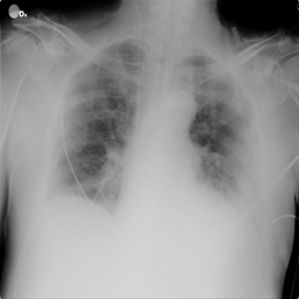
#> input picture LABORATORIOS/5. FRECUENCIA/COVID-1.png, 299 x 299 px
$ jupyter execute freq2_escala_grises.ipynb
#> lines starting #> are read from the running program, lines starting #| are printed output that depends on the picture
[cell 1]
import cv2
import numpy as np
from matplotlib import pyplot as plt

[cell 2]
img = cv2.imread('COVID-1.png', cv2.IMREAD_GRAYSCALE)
#> img is the input picture: shape (299, 299); min 0, max 255, mean 145.9

dft = cv2.dft(np.float32(img), flags=cv2.DFT_COMPLEX_OUTPUT)

dft_shift = np.fft.fftshift(dft)

magnitude_spectrum = 20*np.log(cv2.magnitude(dft_shift[:,:,0], dft_shift[:,:,1]) + 1)
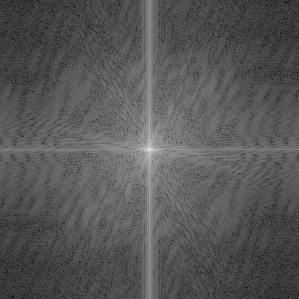
#> magnitude_spectrum: shape (299, 299) float32; min 14.95, max 327.7, mean 121.4; drawn with min black and max white

plt.figure(figsize=(12, 6))
plt.subplot(1, 2, 1)
plt.imshow(img, cmap='gray')
plt.title('Imagen original')
plt.axis('off')

plt.subplot(1, 2, 2)
plt.imshow(magnitude_spectrum, cmap='gray')
plt.title('Espectro de magnitud (Logaritmo)')
plt.axis()

plt.tight_layout()
plt.show()
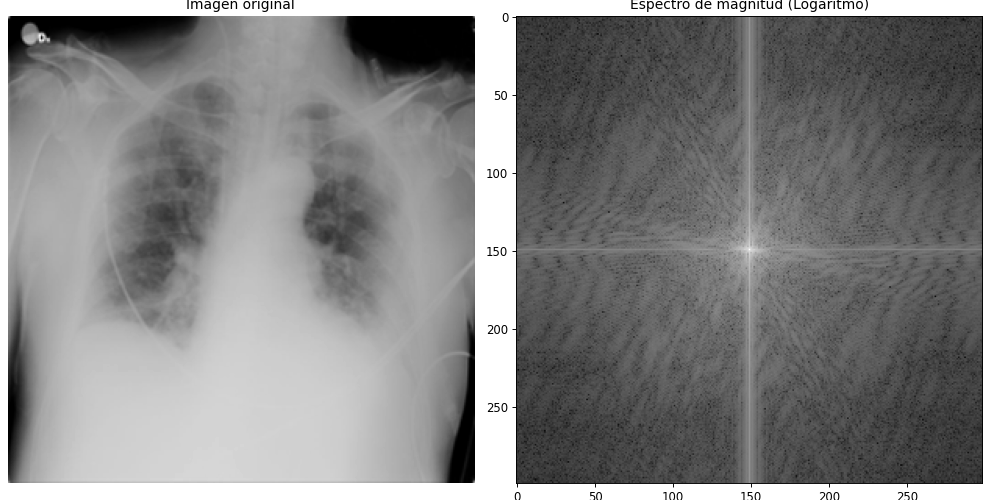
#> figure drawn by matplotlib, 2 panels

$ run again, with LABORATORIOS/5. FRECUENCIA/normal1.png copied over LABORATORIOS/5. FRECUENCIA/COVID-1.png
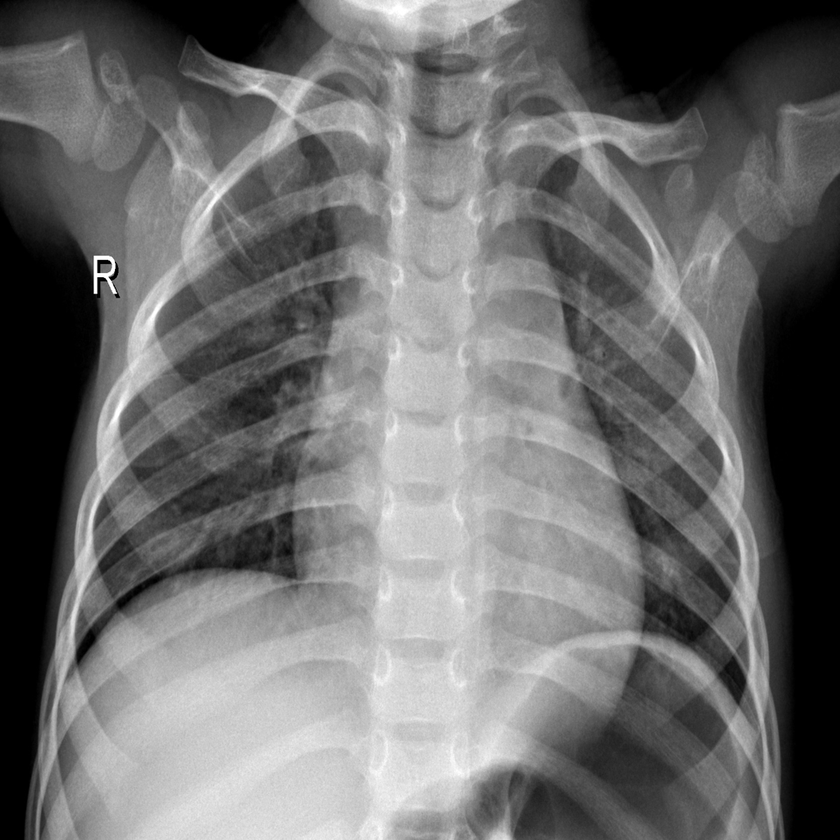
#> input picture LABORATORIOS/5. FRECUENCIA/normal1.png, 840 x 840 px, shrunk from 1024 x 1024 before the run
#> img is the input picture: shape (840, 840); min 0, max 255, mean 109.7
#> `magnitude_spectrum = 20*np.log(cv2.magnitude(dft_shift[:,:,0], dft_shi..`:
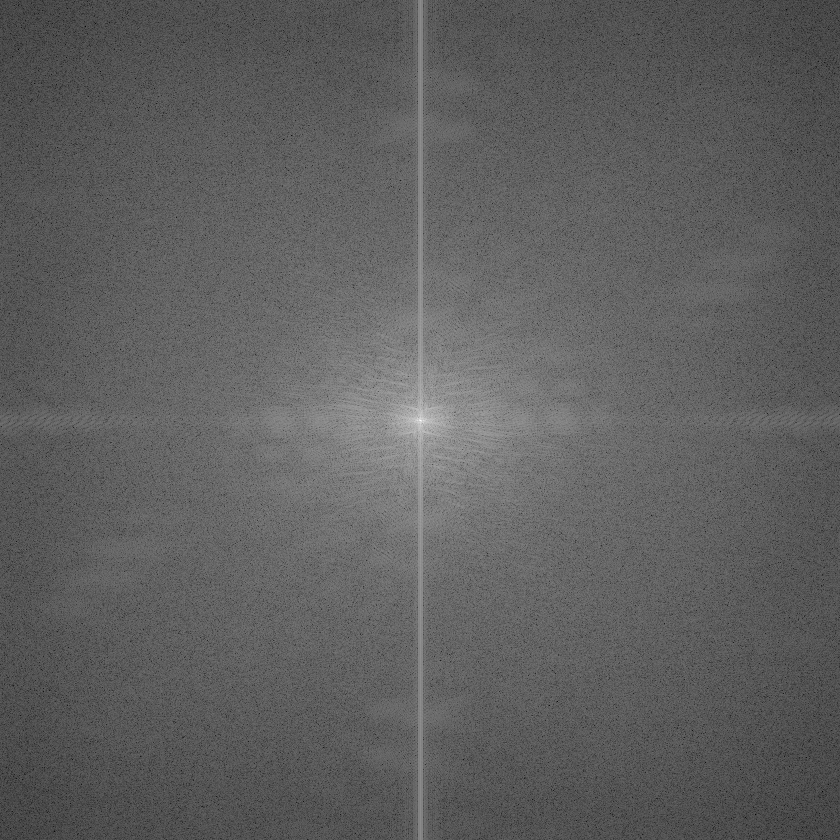
#> magnitude_spectrum: shape (840, 840) float32; min 22.96, max 363.3, mean 150.4; drawn with min black and max white
#> `plt.show()`:
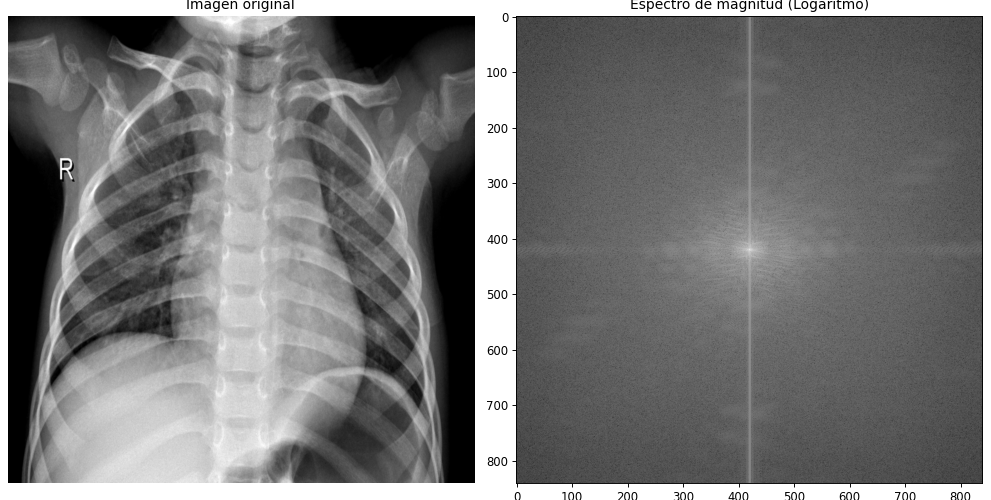
#> figure drawn by matplotlib, 2 panels

$ run again, with LABORATORIOS/5. FRECUENCIA/atardecer.jpg saved as LABORATORIOS/5. FRECUENCIA/COVID-1.png
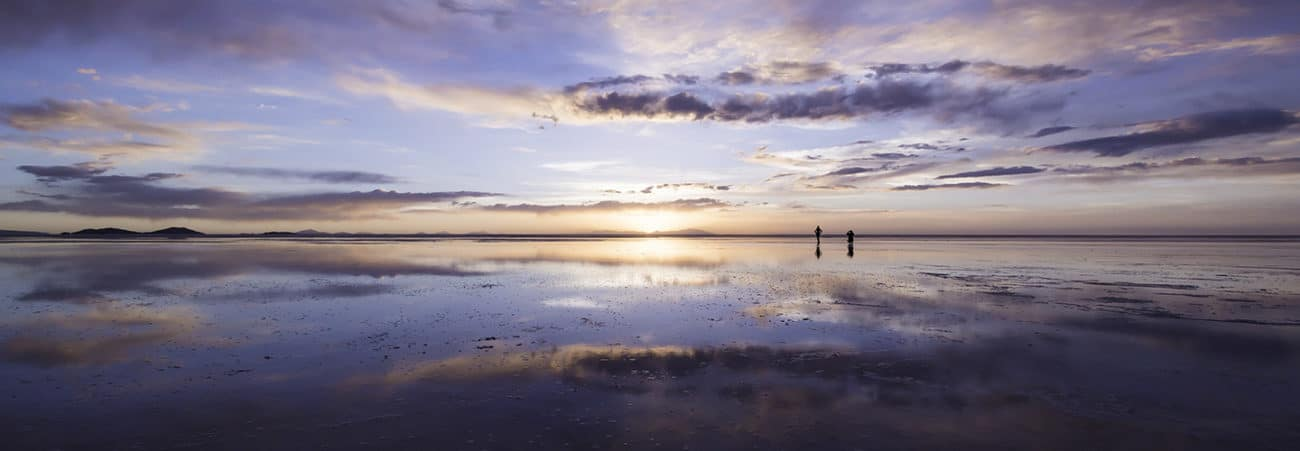
#> input picture LABORATORIOS/5. FRECUENCIA/atardecer.jpg, 1300 x 451 px
#> `magnitude_spectrum = 20*np.log(cv2.magnitude(dft_shift[:,:,0], dft_shi..`:
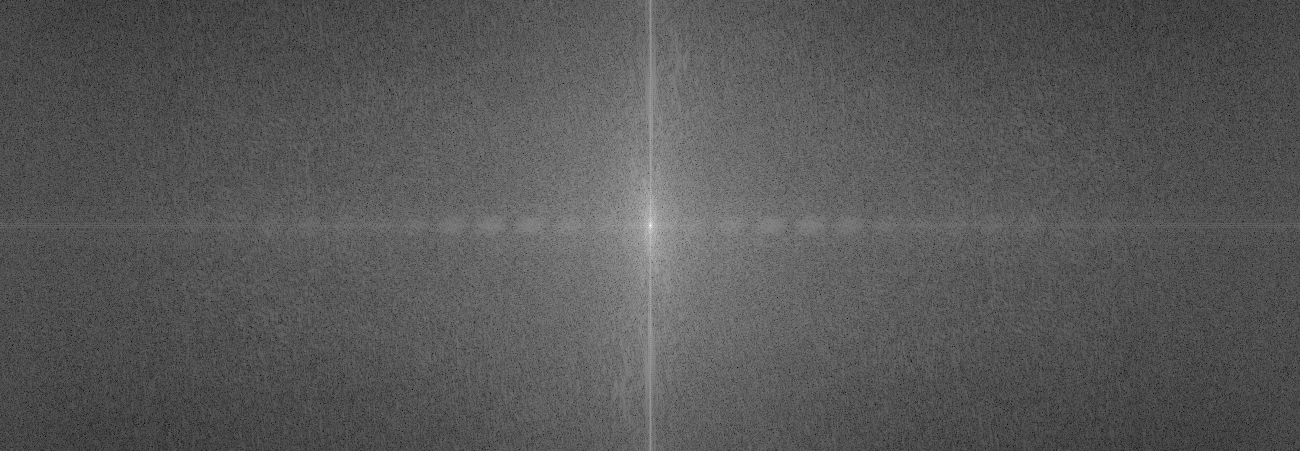
#> magnitude_spectrum: shape (451, 1300) float32; min 29.97, max 361.2, mean 144.2; drawn with min black and max white
#> `plt.show()`:
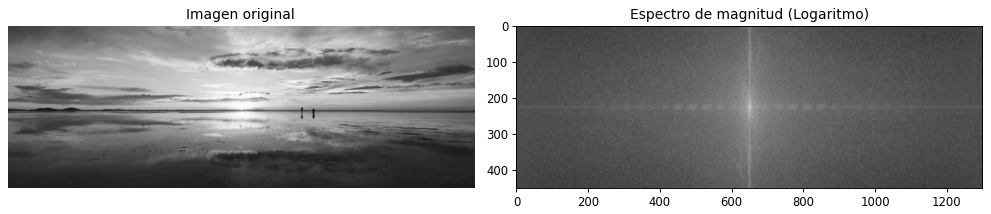
#> figure drawn by matplotlib, 2 panels
